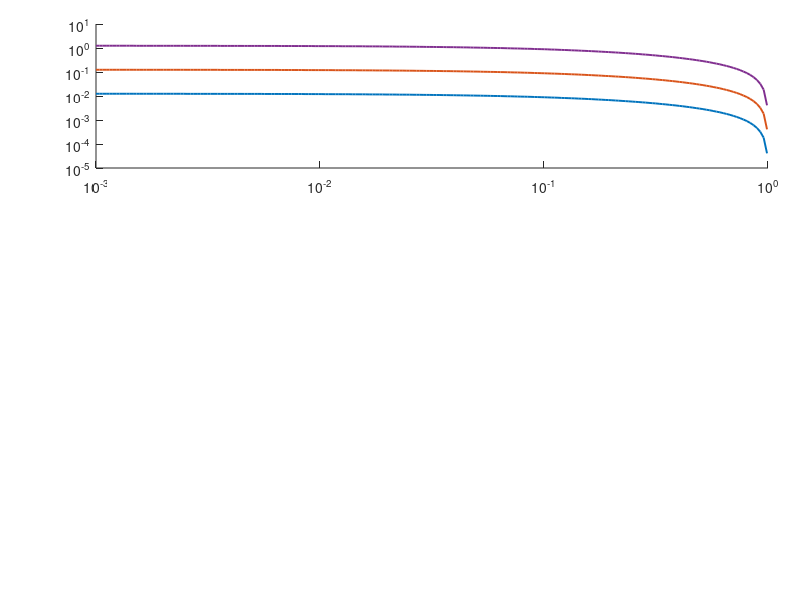

Write MATLAB code to recreate this figure. (Note: this script raises an error after producing the figure.)
clc
clear

%% Figure setup
fig = figure('Position', [100, 100, 700, 900]);

line_styles = {'-', '--', ':'};
colors = {[0.00, 0.45, 0.74], ...    % blue
          [0.85, 0.33, 0.10], ...    % orange
          [0.50, 0.18, 0.56]};       % purple

E = logspace(-1, 11, 10000);
N = 1000;

%% ========================================================================
%  Panel 1 (TOP) - slope dG/de at the inflection point vs n_1
%  Central finite difference on the dense E grid near the inflection.
%% ========================================================================
ax_top = axes('Position', [0.12 0.72 0.84 0.24]);
hold(ax_top, 'on');

n1_grid_top = logspace(-3, log10(0.99), 200);
Delta_values_top = [0.1, 1, 10];
labels_top = {'$\Delta\!=\!0.1$', '$\Delta\!=\!1.0$', '$\Delta\!=\!10$'};

e_axis = E / N;

for i = 1:length(Delta_values_top)
    Delta = Delta_values_top(i);
    deriv = nan(size(n1_grid_top));
    for k = 1:length(n1_grid_top)
        N1 = round(n1_grid_top(k) * N); N2 = N - N1;
        if N1 < 1 || N1 >= N; continue; end

        E1_star = (sqrt((N - Delta*E).^2 + 4*Delta*N1*E) ...
                   - (N - Delta*E)) / (2*Delta);
        E2_star = E - E1_star;
        G = (N1.*E1_star + N2.*E2_star)./(2*N*E) ...
          + (N2.^2.*E1_star.^2 + N1.^2.*E2_star.^2) ...
            ./ (N2.*E1_star + N1.*E2_star) ./ (N*E);

        half_val = 0.5*(G(end) - G(1)) + G(1);
        idx = find(G >= half_val, 1, 'first');
        if isempty(idx) || idx <= 2 || idx >= length(G)-1; continue; end

        deriv(k) = (G(idx+1) - G(idx-1)) / (e_axis(idx+1) - e_axis(idx-1));
    end
    loglog(ax_top, n1_grid_top, deriv, ...
           'LineStyle', '-', ...
           'Color',     colors{i}, ...
           'LineWidth', 1.4);
end

ax_top.FontSize = 16;
xlabel(ax_top, '$n_1$', 'Interpreter', 'latex', 'FontSize', 20);
ylabel(ax_top, '$(\mathrm{d}G/\mathrm{d}e)_{e=e_{\rm infl}}$', ...
       'Interpreter', 'latex', 'FontSize', 20);
box(ax_top, 'on'); grid(ax_top, 'on');
ax_top.XScale = 'log';
ax_top.YScale = 'log';
ax_top.GridAlpha = 0.4;
ax_top.GridLineStyle = '--';
legend(ax_top, labels_top, 'Interpreter', 'latex', ...
       'Location', 'southwest', 'FontSize', 16);
ylim([1e-5 1e1])

%% ========================================================================
%  Panel 2 (MIDDLE) - G_max vs n_1  (asymptotic high-e limit)
%  Analytic: G_max = 1 - n_1/2,  independent of Delta.
%% ========================================================================
ax_mid = axes('Position', [0.12 0.40 0.84 0.24]);
hold(ax_mid, 'on');

n1_grid_mid = (1:N-1)/N;
G_max_analytic = 1 - n1_grid_mid/2;

Delta_ref = 1;
G_max_num = zeros(1, N-1);
for N1 = 1:N-1
    N2 = N - N1;
    E1_star = (sqrt((N - Delta_ref*E).^2 + 4*Delta_ref*N1*E) ...
               - (N - Delta_ref*E)) / (2*Delta_ref);
    E2_star = E - E1_star;
    G = (N1.*E1_star + N2.*E2_star)./(2*N*E) ...
      + (N2.^2.*E1_star.^2 + N1.^2.*E2_star.^2) ...
        ./ (N2.*E1_star + N1.*E2_star) ./ (N*E);
    G_max_num(N1) = max(G);
end

semilogx(ax_mid, n1_grid_mid, G_max_analytic, '-', ...
         'Color', 'k', 'LineWidth', 1.7);

ax_mid.FontSize = 16;
xlabel(ax_mid, '$n_1$', 'Interpreter', 'latex', 'FontSize', 20);
ylabel(ax_mid, '$G_{\max}$', 'Interpreter', 'latex', 'FontSize', 20);
box(ax_mid, 'on'); grid(ax_mid, 'on');
ax_mid.XScale = 'log';
ax_mid.GridAlpha = 0.4;
ax_mid.GridLineStyle = '--';
xlim(ax_mid, [n1_grid_mid(1) n1_grid_mid(end)]);
ylim(ax_mid, [0.5 1.02]);

%% ========================================================================
%  Panel 3 (BOTTOM) - inflection e_infl vs Delta, for three n_1 values
%  Numerical inflection = where G reaches 50% of its asymptotic rise.
%% ========================================================================
ax_bot = axes('Position', [0.12 0.08 0.84 0.24]);
hold(ax_bot, 'on');

Delta_range = logspace(-2, 2, 100);
n1_values_bot = [3, 30, 300]/N;
labels_bot = {'$n_1\!=\!0.3\%$', '$n_1\!=\!3.0\%$', '$n_1\!=\!30\%$'};

for i = 1:3
    N1 = round(n1_values_bot(i) * N); N2 = N - N1;
    tau = nan(size(Delta_range));
    for j = 1:length(Delta_range)
        Delta = Delta_range(j);
        E1_star = (sqrt((N - Delta*E).^2 + 4*Delta*N1*E) ...
                   - (N - Delta*E)) / (2*Delta);
        E2_star = E - E1_star;
        G = (N1.*E1_star + N2.*E2_star)./(2*N*E) ...
          + (N2.^2.*E1_star.^2 + N1.^2.*E2_star.^2) ...
            ./ (N2.*E1_star + N1.*E2_star) ./ (N*E);

        half_val = 0.5*(G(end) - G(1)) + G(1);
        idx = find(G >= half_val, 1, 'first');
        if ~isempty(idx); tau(j) = E(idx)/N; end
    end
    semilogx(ax_bot, Delta_range, tau, ...
             'LineStyle', line_styles{i}, ...
             'Color',     'k', ...
             'LineWidth', 1.4);
end

ax_bot.FontSize = 16;
xlabel(ax_bot, '$\Delta$', 'Interpreter', 'latex', 'FontSize', 20);
ylabel(ax_bot, '$e_{\rm infl}$', 'Interpreter', 'latex', 'FontSize', 20);
box(ax_bot, 'on'); grid(ax_bot, 'on');
ax_bot.XScale = 'log';
% ax_bot.YScale = 'log';
ax_bot.GridAlpha = 0.4;
ax_bot.GridLineStyle = '--';
legend(ax_bot, labels_bot, 'Interpreter', 'latex', ...
       'Location', 'northeast', 'FontSize', 16);

%% ---- SAVE --------------------------------------------------------------
if ~exist('figures', 'dir'); mkdir('figures'); end
exportgraphics(gcf, 'figures/phase_transition.pdf', 'ContentType', 'vector');
fprintf('Saved phase_transition.pdf\n');
